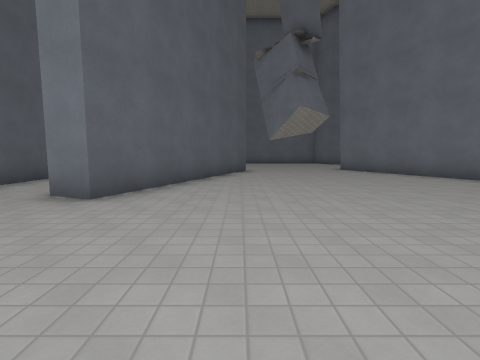
View 1 (above)

16 first-person views from a walk through a 3-D level made in the Godot game engine. The camera is 1.4 m above the floor, tilts 6° down and sees 85° across. The floor is counted in squares, 1.98 m on a side. Each view is taken from the middle of a square. On the plan, view 1 faces up. The plan holds only what a view shows up to about 9 squares ahead; the rest is blank. Characters and animated objects are not drawn. Surface patterns are stand-ins for the level's own textures.

View 2
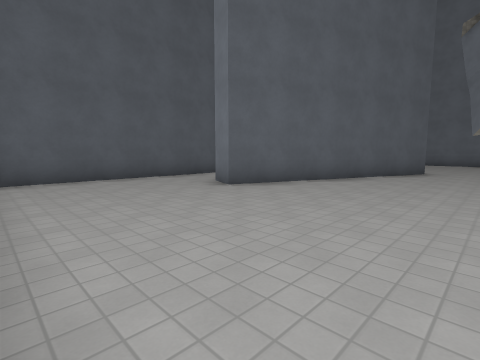

View 3
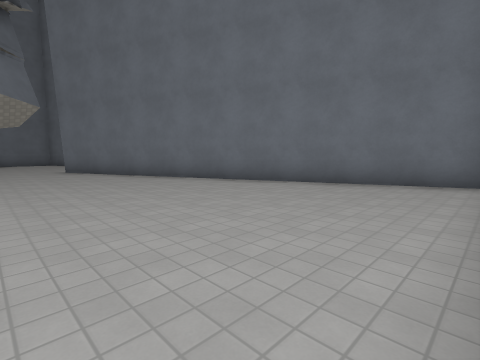

View 4
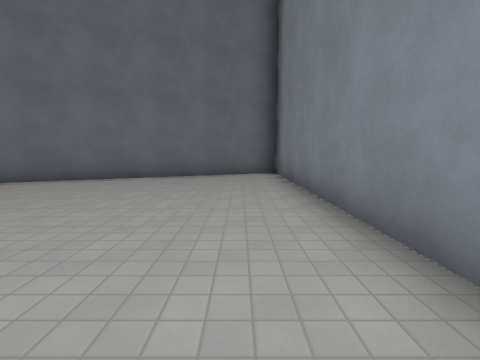

View 5
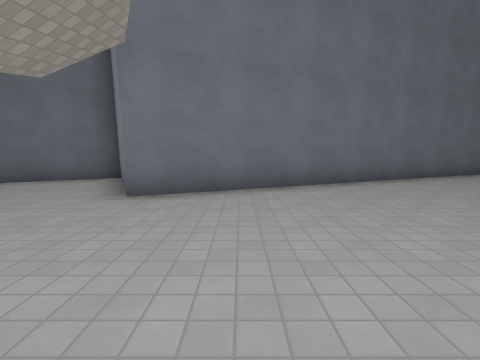

View 6
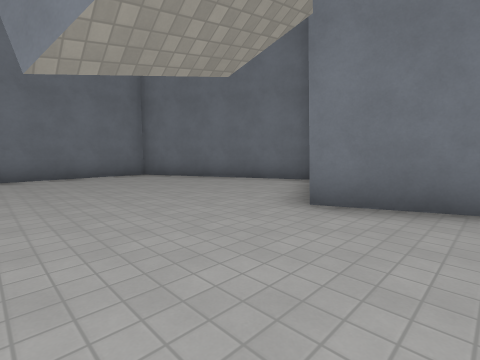

View 7
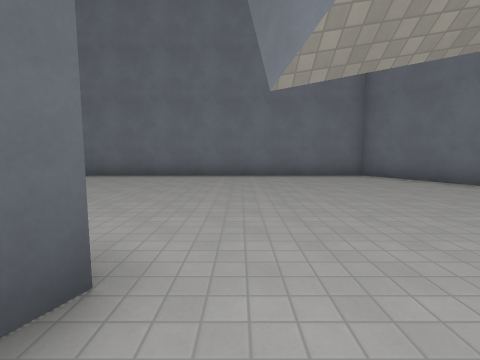

View 8
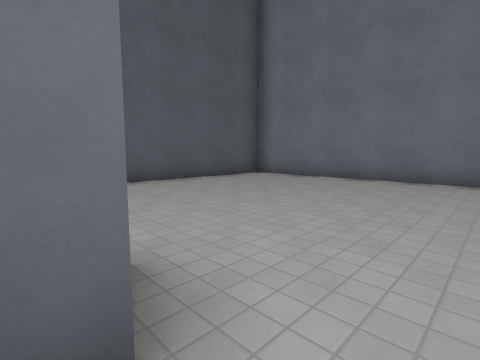

View 9
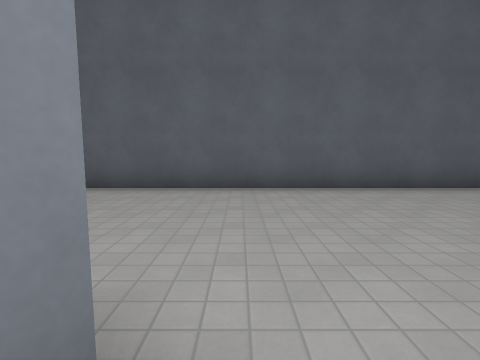

View 10
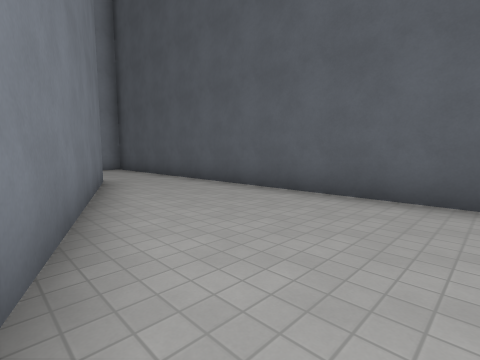

View 11
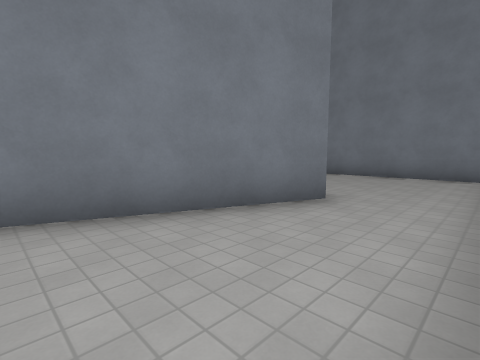

View 12
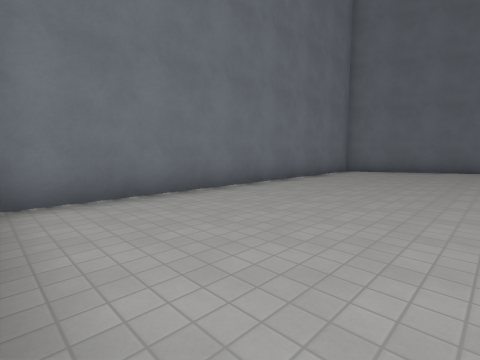

View 13
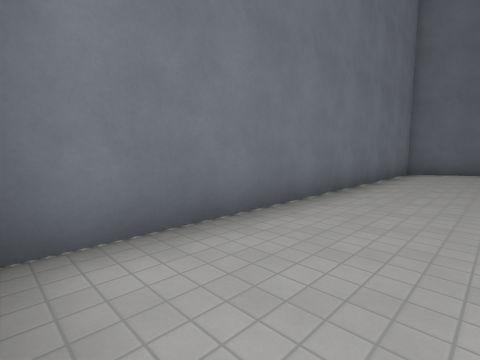

View 14
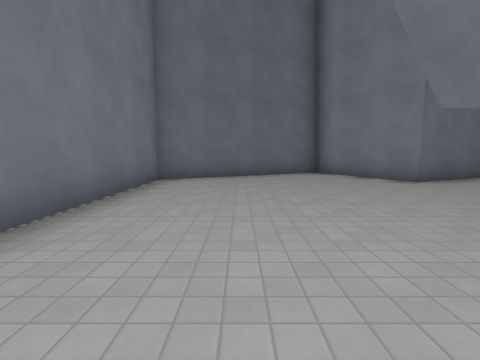

View 15
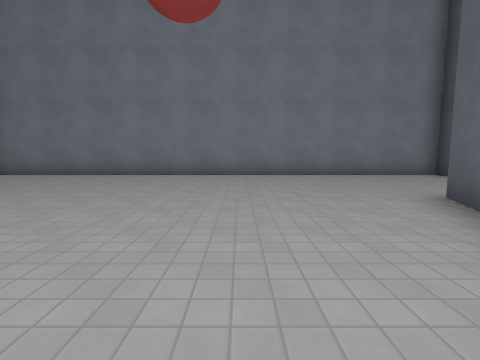

View 16
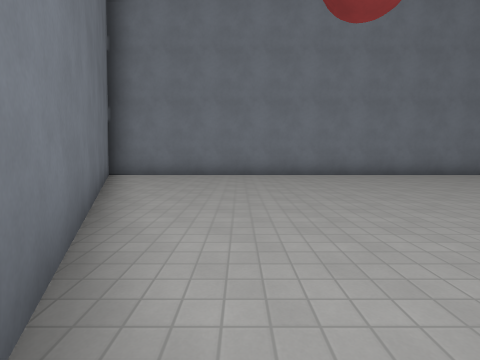

### Floor plan
Points are (right, up) in squares from view 1. A wall is a line through its corners. A room is listed if a view was taken in it or the views show most of it. See-through windows are left out.
Room 1 (views 1, 2, 3, 4, 5, 6, 7, 8, 9, 10, 11, 12, 13, 14, 15, 16)
walls: (0.3, 10.4) (-2.3, 3.9) (-3.1, 4.2) (-1, 9.6); (-5.2, 16.6) (-5.2, -0.3) (9.1, -0.3) (4.1, 10.8) (7.2, 12.3) (4.8, 17.1) (-5, 17.1)

Positions as (right, up) in squares from view 1, and headings:
1: (0, 0), facing up
2: (2, 0), facing up-left
3: (2, 0), facing up-right
4: (0, 1), facing right
5: (0, 9), facing right
6: (1, 9), facing up-right
7: (1, 9), facing up
8: (1, 10), facing up-left
9: (0, 11), facing left
10: (-1, 11), facing down-left
11: (-5, 8), facing down-right
12: (-5, 13), facing up-right
13: (-5, 15), facing up-right
14: (-2, 15), facing right
15: (1, 8), facing down
16: (5, 8), facing down
